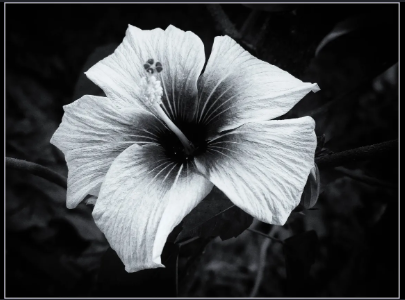
#> input picture Q.no.6.png, 405 x 300 px, found by its file name
$ jupyter execute 'exp_6_dipt (1).ipynb'   (older library calls are emulated)
#> lines starting #> are read from the running program, lines starting #| are printed output that depends on the picture
## Edge Detection using OpenCV
### NAME: HARINI S
### REG NO: 212224240049

[cell 1]
import cv2
import numpy as np
import matplotlib.pyplot as plt

[cell 2]
img = cv2.imread(r"C:\Users\admin\Documents\DIPT\Q.no.6.png")
#> img is the input picture: shape (300, 405, 3); mean B, G, R 72.2, 70.3, 68

[cell 3]
if img is None:
    print("Error: Image not found!")
    exit()

[cell 4]
gray = cv2.cvtColor(img, cv2.COLOR_BGR2GRAY)

### Edge Detection

[cell 5]
sobel_x = cv2.Sobel(gray, cv2.CV_64F, 1, 0, ksize=3)
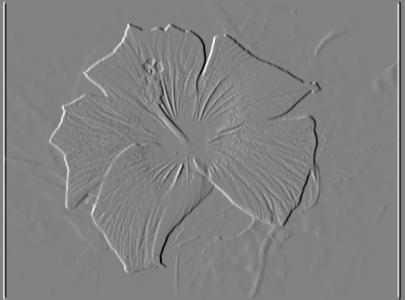
#> sobel_x: shape (300, 405) float64; min -876, max 841, mean 0; drawn with min black and max white
sobel_y = cv2.Sobel(gray, cv2.CV_64F, 0, 1, ksize=3)
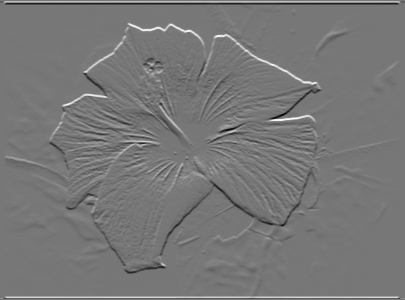
#> sobel_y: shape (300, 405) float64; min -785, max 889, mean 1.5; drawn with min black and max white
sobel = cv2.magnitude(sobel_x, sobel_y)
sobel = np.uint8(np.absolute(sobel))
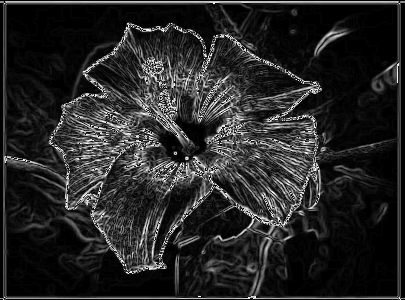
#> sobel: shape (300, 405); min 0, max 255, mean 38.8

[cell 6]
kernelx = np.array([[1,0,-1],
                    [1,0,-1],
                    [1,0,-1]])
kernely = np.array([[1,1,1],
                    [0,0,0],
                    [-1,-1,-1]])

prewitt_x = cv2.filter2D(gray, -1, kernelx)
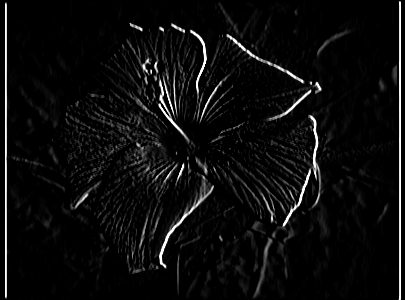
#> prewitt_x: shape (300, 405); min 0, max 255, mean 12.1
prewitt_y = cv2.filter2D(gray, -1, kernely)
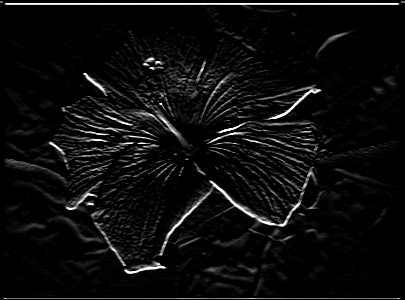
#> prewitt_y: shape (300, 405); min 0, max 255, mean 13.3
prewitt = cv2.add(prewitt_x, prewitt_y)
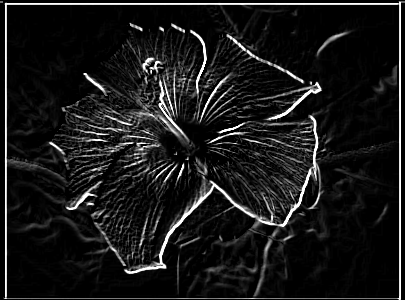
#> prewitt: shape (300, 405); min 0, max 255, mean 24.5

[cell 7]
roberts_x = np.array([[1,0],
                      [0,-1]])
roberts_y = np.array([[0,1],
                      [-1,0]])

[cell 8]
roberts_x_img = cv2.filter2D(gray, -1, roberts_x)
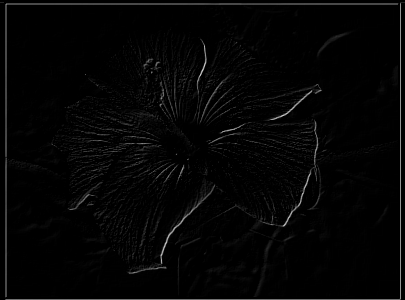
#> roberts_x_img: shape (300, 405); min 0, max 210, mean 4.8
roberts_y_img = cv2.filter2D(gray, -1, roberts_y)
roberts = cv2.add(roberts_x_img, roberts_y_img)
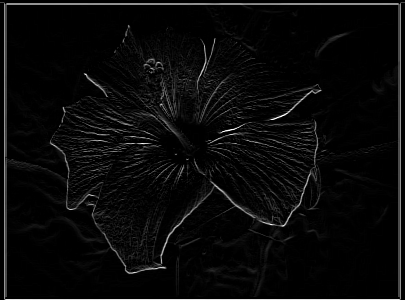
#> roberts: shape (300, 405); min 0, max 255, mean 9.6

[cell 9]
laplacian = cv2.Laplacian(gray, cv2.CV_64F)
laplacian = np.uint8(np.absolute(laplacian))
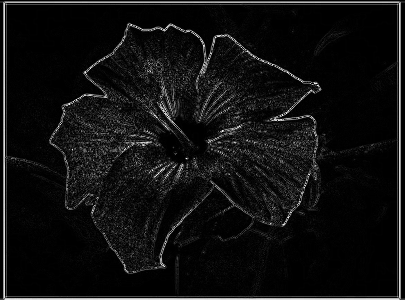
#> laplacian: shape (300, 405); min 0, max 254, mean 16.3

[cell 10]
canny = cv2.Canny(gray, 100, 200)
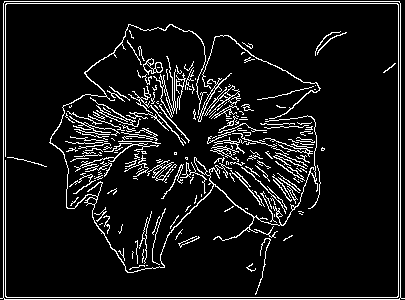
#> canny: shape (300, 405); 9% white in thin lines or dots
